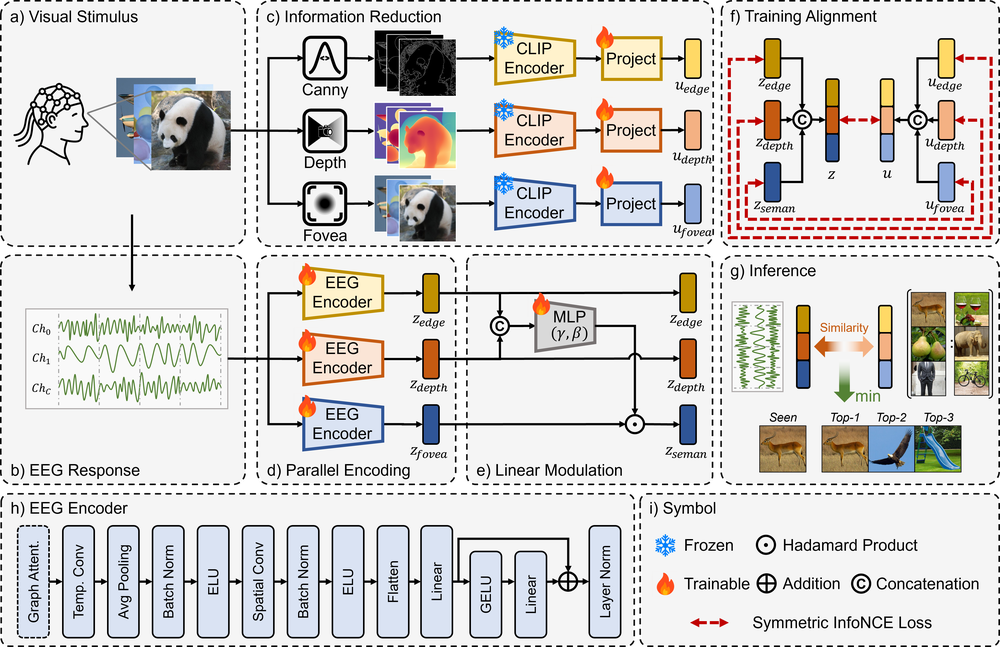
#> input picture assets/overview.png, 1000 x 647 px, shrunk from 4559 x 2950 before the run, given as the content of the folder ../Data/Things-EEG2/Image_set/image_set, which was not available
$ python preprocessing_edge.py
#> lines starting #> are read from the running program, lines starting #| are printed output that depends on the picture; pictures that were not available may be replaced by others from this repository, and a replacement may not be noted
import argparse
import random
from pathlib import Path
from typing import Tuple

import numpy as np
from PIL import Image
from skimage import feature, color, img_as_ubyte
from tqdm import tqdm

def set_seed(seed: int):
    """Set random seed for reproducibility."""
    random.seed(seed)
    np.random.seed(seed)

def load_image(path: Path) -> np.ndarray:
    """Load an image and convert it to a NumPy array (RGB)."""
    return np.array(Image.open(path).convert('RGB'))
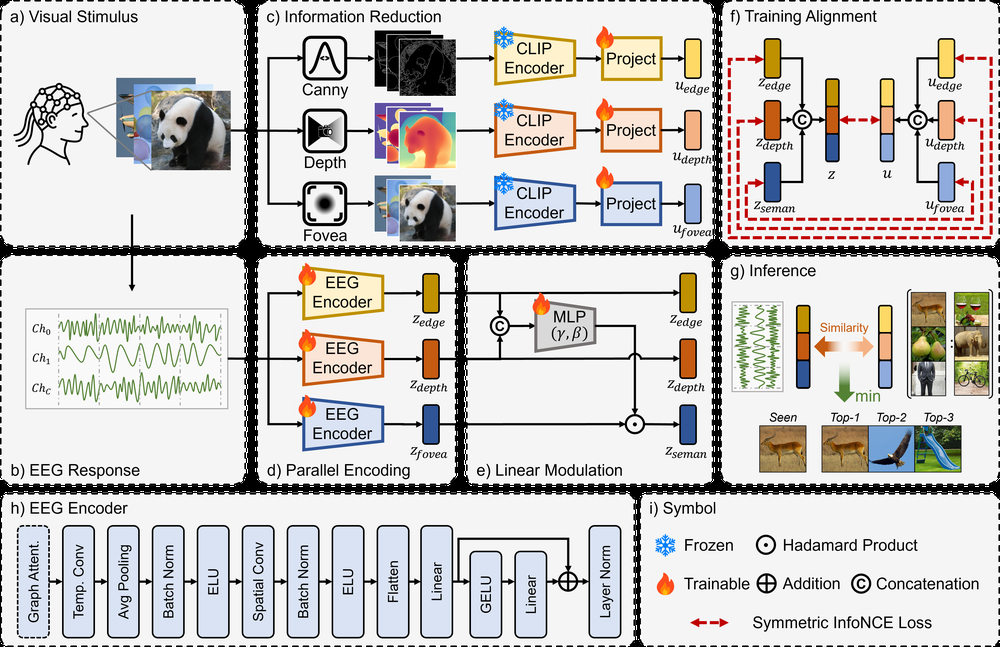
#> returned value: shape (647, 1000, 3); mean of channels 0, 1, 2 205.6, 203.4, 201.5; drawn as R, G, B

def detect_edges(np_img: np.ndarray, sigma: float = 1.0) -> Image.Image:
    """
    Apply Canny edge detection to the image.

    Args:
        np_img: Input RGB image array.
        sigma: Standard deviation of the Gaussian filter for Canny.

    Returns:
        PIL.Image: Edge-detected image in RGB mode.
    """
#> called with sigma = 1
    gray = color.rgb2gray(np_img)
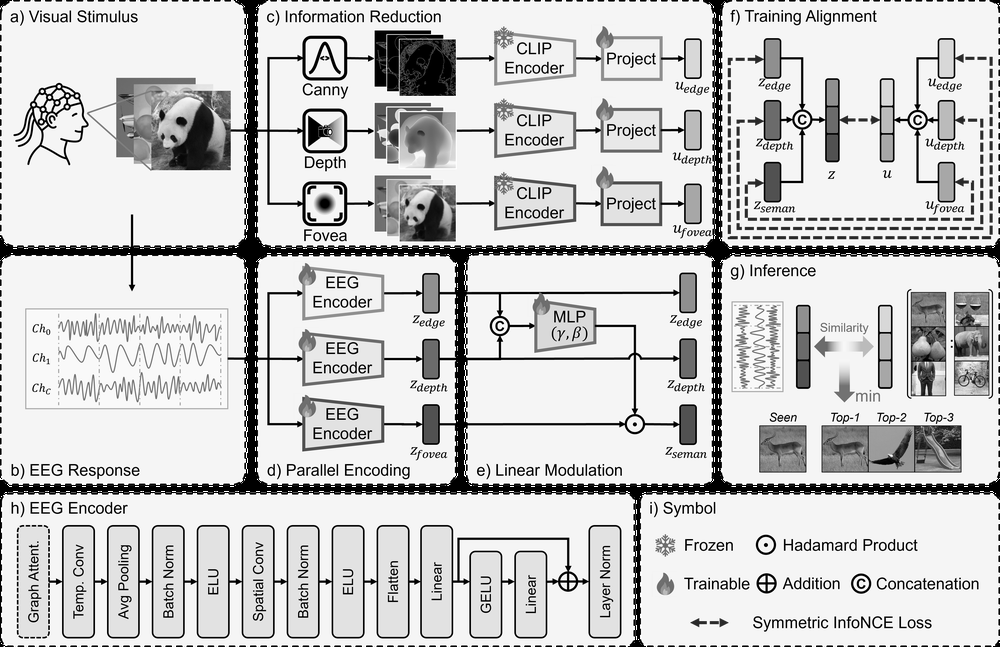
#> gray: shape (647, 1000) float64; min 0, max 1, mean 0.799
    edges = feature.canny(gray, sigma=sigma)
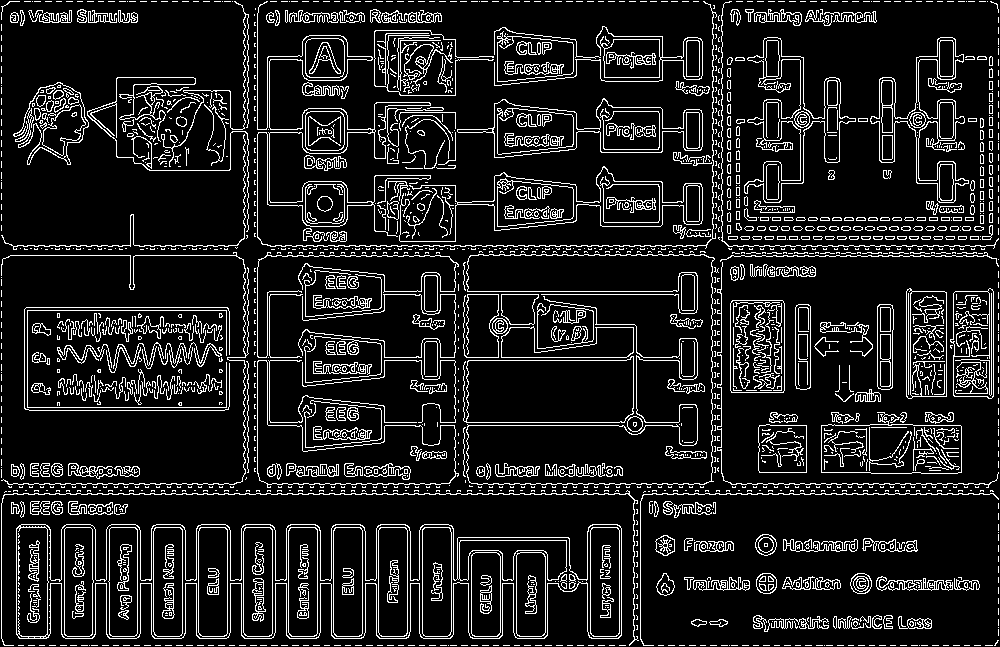
#> edges: shape (647, 1000) bool; 12% white in thin lines or dots
    edges_u8 = img_as_ubyte(edges)
#> edges_u8: shape (647, 1000); 12% white in thin lines or dots
    return Image.fromarray(edges_u8).convert("RGB")
#> returned value: PIL image 1000x647 RGB; 12% white in thin lines or dots

def process_directory(input_dir: str, output_dir: str, valid_exts: Tuple[str, ...] = ('.jpg', '.jpeg', '.png', '.bmp')):
    """
    Recursively traverse the input directory, process images, and save them
    while maintaining the original directory structure.
    """
    input_path = Path(input_dir)
    output_path = Path(output_dir)

    # Recursively find all files in the input directory
    all_files = list(input_path.rglob('*'))
    img_paths = [p for p in all_files if p.suffix.lower() in valid_exts]

    print(f"Found {len(img_paths)} images in {input_path}")

    if not img_paths:
        print("No images found. Please check the input path.")
        return

    for p in tqdm(img_paths, desc="Processing"):
        try:
            np_img = load_image(p)
            edge_pil = detect_edges(np_img)

            relative_path = p.relative_to(input_path)
            save_dir = output_path / relative_path.parent
            save_dir.mkdir(parents=True, exist_ok=True)

            save_name = f"{p.stem}_edge.jpg"
            edge_pil.save(save_dir / save_name)

        except Exception as e:
            print(f"Error processing file {p.name}: {e}")

def parse_args():
    parser = argparse.ArgumentParser(description="Image Edge Detection Preprocessing Script")
    parser.add_argument('--input_dir', type=str,
                        default='../Data/Things-EEG2/Image_set/image_set/',
                        help='Root directory of input images')
    parser.add_argument('--output_dir', type=str,
                        default='../Data/Things-EEG2/Image_set/edge_set/',
                        help='Directory to save processed images')
    parser.add_argument('--seed', type=int, default=20250908, help='Random seed')
    return parser.parse_args()

if __name__ == '__main__':
    args = parse_args()

    print("=== Starting Edge Detection Preprocessing ===")
    print(f"Input Directory: {args.input_dir}")
    print(f"Output Directory: {args.output_dir}")

    set_seed(args.seed)

    process_directory(
        input_dir=args.input_dir,
        output_dir=args.output_dir
    )
    print("\n=== Processing Complete ===")
